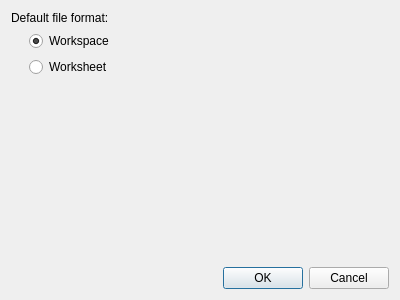
<ui version="4.0" >
 <class>OtherPrefsDialog</class>
 <widget class="QDialog" name="OtherPrefsDialog" >
  <property name="geometry" >
   <rect>
    <x>0</x>
    <y>0</y>
    <width>400</width>
    <height>300</height>
   </rect>
  </property>
  <property name="windowTitle" >
   <string>Other Preferences</string>
  </property>
  <layout class="QVBoxLayout" name="verticalLayout" >
   <item>
    <layout class="QGridLayout" name="gridLayout" >
     <item row="1" column="0" colspan="2" >
      <widget class="QLabel" name="label" >
       <property name="text" >
        <string>Default file format:</string>
       </property>
      </widget>
     </item>
     <item row="4" column="1" >
      <widget class="QWidget" native="1" name="widget" >
       <property name="sizePolicy" >
        <sizepolicy vsizetype="Preferred" hsizetype="Expanding" >
         <horstretch>0</horstretch>
         <verstretch>0</verstretch>
        </sizepolicy>
       </property>
       <layout class="QVBoxLayout" name="verticalLayout_2" >
        <property name="margin" >
         <number>0</number>
        </property>
        <item>
         <widget class="QRadioButton" name="radioWorkspace" >
          <property name="text" >
           <string>Workspace</string>
          </property>
          <property name="checked" >
           <bool>true</bool>
          </property>
         </widget>
        </item>
        <item>
         <widget class="QRadioButton" name="radioWorksheet" >
          <property name="text" >
           <string>Worksheet</string>
          </property>
         </widget>
        </item>
       </layout>
      </widget>
     </item>
     <item row="4" column="0" >
      <spacer name="horizontalSpacer" >
       <property name="orientation" >
        <enum>Qt::Horizontal</enum>
       </property>
       <property name="sizeType" >
        <enum>QSizePolicy::Fixed</enum>
       </property>
       <property name="sizeHint" stdset="0" >
        <size>
         <width>12</width>
         <height>0</height>
        </size>
       </property>
      </spacer>
     </item>
    </layout>
   </item>
   <item>
    <spacer name="verticalSpacer" >
     <property name="orientation" >
      <enum>Qt::Vertical</enum>
     </property>
     <property name="sizeHint" stdset="0" >
      <size>
       <width>20</width>
       <height>40</height>
      </size>
     </property>
    </spacer>
   </item>
   <item>
    <widget class="QDialogButtonBox" name="buttonBox" >
     <property name="orientation" >
      <enum>Qt::Horizontal</enum>
     </property>
     <property name="standardButtons" >
      <set>QDialogButtonBox::Cancel|QDialogButtonBox::Ok</set>
     </property>
    </widget>
   </item>
  </layout>
 </widget>
 <tabstops>
  <tabstop>radioWorkspace</tabstop>
  <tabstop>radioWorksheet</tabstop>
  <tabstop>buttonBox</tabstop>
 </tabstops>
 <resources/>
 <connections>
  <connection>
   <sender>buttonBox</sender>
   <signal>accepted()</signal>
   <receiver>OtherPrefsDialog</receiver>
   <slot>accept()</slot>
   <hints>
    <hint type="sourcelabel" >
     <x>248</x>
     <y>254</y>
    </hint>
    <hint type="destinationlabel" >
     <x>157</x>
     <y>274</y>
    </hint>
   </hints>
  </connection>
  <connection>
   <sender>buttonBox</sender>
   <signal>rejected()</signal>
   <receiver>OtherPrefsDialog</receiver>
   <slot>reject()</slot>
   <hints>
    <hint type="sourcelabel" >
     <x>316</x>
     <y>260</y>
    </hint>
    <hint type="destinationlabel" >
     <x>286</x>
     <y>274</y>
    </hint>
   </hints>
  </connection>
 </connections>
</ui>
